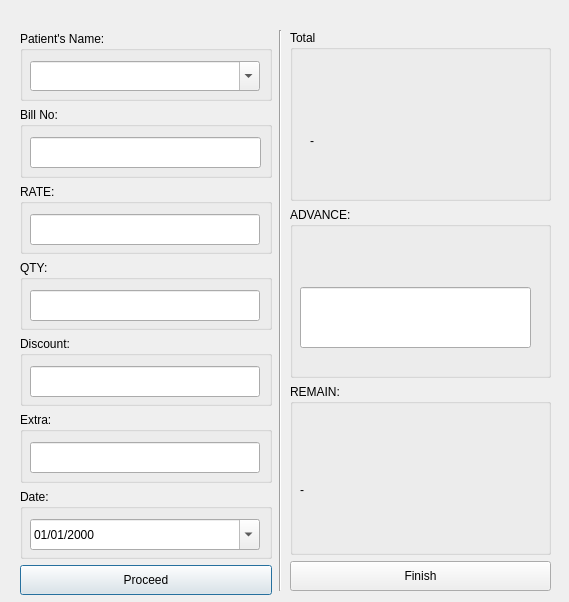
<?xml version="1.0" encoding="UTF-8"?>
<ui version="4.0">
 <class>add_bill_Dialog</class>
 <widget class="QDialog" name="add_bill_Dialog">
  <property name="geometry">
   <rect>
    <x>0</x>
    <y>0</y>
    <width>569</width>
    <height>602</height>
   </rect>
  </property>
  <property name="windowTitle">
   <string>New Bill:</string>
  </property>
  <widget class="Line" name="line">
   <property name="geometry">
    <rect>
     <x>270</x>
     <y>30</y>
     <width>20</width>
     <height>561</height>
    </rect>
   </property>
   <property name="orientation">
    <enum>Qt::Vertical</enum>
   </property>
  </widget>
  <widget class="QWidget" name="layoutWidget">
   <property name="geometry">
    <rect>
     <x>20</x>
     <y>31</y>
     <width>252</width>
     <height>564</height>
    </rect>
   </property>
   <layout class="QVBoxLayout" name="verticalLayout">
    <item>
     <widget class="QGroupBox" name="groupBox">
      <property name="minimumSize">
       <size>
        <width>250</width>
        <height>70</height>
       </size>
      </property>
      <property name="title">
       <string>Patient's Name:</string>
      </property>
      <widget class="QComboBox" name="comboBox">
       <property name="geometry">
        <rect>
         <x>10</x>
         <y>30</y>
         <width>230</width>
         <height>30</height>
        </rect>
       </property>
       <property name="minimumSize">
        <size>
         <width>230</width>
         <height>30</height>
        </size>
       </property>
       <property name="editable">
        <bool>true</bool>
       </property>
      </widget>
     </widget>
    </item>
    <item>
     <widget class="QGroupBox" name="groupBox_3">
      <property name="minimumSize">
       <size>
        <width>250</width>
        <height>70</height>
       </size>
      </property>
      <property name="title">
       <string>Bill No:</string>
      </property>
      <widget class="QLineEdit" name="lineEdit">
       <property name="geometry">
        <rect>
         <x>10</x>
         <y>30</y>
         <width>231</width>
         <height>31</height>
        </rect>
       </property>
       <property name="minimumSize">
        <size>
         <width>230</width>
         <height>30</height>
        </size>
       </property>
      </widget>
     </widget>
    </item>
    <item>
     <widget class="QGroupBox" name="groupBox_2">
      <property name="minimumSize">
       <size>
        <width>250</width>
        <height>70</height>
       </size>
      </property>
      <property name="title">
       <string>RATE:</string>
      </property>
      <widget class="QLineEdit" name="lineEdit_2">
       <property name="geometry">
        <rect>
         <x>10</x>
         <y>30</y>
         <width>230</width>
         <height>31</height>
        </rect>
       </property>
       <property name="minimumSize">
        <size>
         <width>230</width>
         <height>30</height>
        </size>
       </property>
      </widget>
     </widget>
    </item>
    <item>
     <widget class="QGroupBox" name="groupBox_4">
      <property name="minimumSize">
       <size>
        <width>250</width>
        <height>70</height>
       </size>
      </property>
      <property name="title">
       <string>QTY:</string>
      </property>
      <widget class="QLineEdit" name="lineEdit_3">
       <property name="geometry">
        <rect>
         <x>10</x>
         <y>30</y>
         <width>230</width>
         <height>31</height>
        </rect>
       </property>
       <property name="minimumSize">
        <size>
         <width>230</width>
         <height>30</height>
        </size>
       </property>
      </widget>
     </widget>
    </item>
    <item>
     <widget class="QGroupBox" name="groupBox_5">
      <property name="minimumSize">
       <size>
        <width>250</width>
        <height>70</height>
       </size>
      </property>
      <property name="title">
       <string>Discount:</string>
      </property>
      <widget class="QLineEdit" name="lineEdit_4">
       <property name="geometry">
        <rect>
         <x>10</x>
         <y>30</y>
         <width>230</width>
         <height>31</height>
        </rect>
       </property>
       <property name="minimumSize">
        <size>
         <width>230</width>
         <height>30</height>
        </size>
       </property>
      </widget>
     </widget>
    </item>
    <item>
     <widget class="QGroupBox" name="groupBox_6">
      <property name="minimumSize">
       <size>
        <width>250</width>
        <height>70</height>
       </size>
      </property>
      <property name="title">
       <string>Extra:</string>
      </property>
      <widget class="QLineEdit" name="lineEdit_5">
       <property name="geometry">
        <rect>
         <x>10</x>
         <y>30</y>
         <width>230</width>
         <height>31</height>
        </rect>
       </property>
       <property name="minimumSize">
        <size>
         <width>230</width>
         <height>30</height>
        </size>
       </property>
      </widget>
     </widget>
    </item>
    <item>
     <widget class="QGroupBox" name="groupBox_7">
      <property name="minimumSize">
       <size>
        <width>250</width>
        <height>70</height>
       </size>
      </property>
      <property name="title">
       <string>Date:</string>
      </property>
      <widget class="QDateEdit" name="dateEdit">
       <property name="geometry">
        <rect>
         <x>10</x>
         <y>30</y>
         <width>230</width>
         <height>31</height>
        </rect>
       </property>
       <property name="minimumSize">
        <size>
         <width>230</width>
         <height>30</height>
        </size>
       </property>
       <property name="displayFormat">
        <string>dd/MM/yyyy</string>
       </property>
       <property name="calendarPopup">
        <bool>true</bool>
       </property>
      </widget>
     </widget>
    </item>
    <item>
     <widget class="QPushButton" name="pushButton_2">
      <property name="minimumSize">
       <size>
        <width>230</width>
        <height>30</height>
       </size>
      </property>
      <property name="text">
       <string>Proceed</string>
      </property>
     </widget>
    </item>
   </layout>
  </widget>
  <widget class="QWidget" name="layoutWidget">
   <property name="geometry">
    <rect>
     <x>290</x>
     <y>30</y>
     <width>261</width>
     <height>561</height>
    </rect>
   </property>
   <layout class="QVBoxLayout" name="verticalLayout_3">
    <item>
     <widget class="QGroupBox" name="groupBox_8">
      <property name="minimumSize">
       <size>
        <width>250</width>
        <height>70</height>
       </size>
      </property>
      <property name="styleSheet">
       <string notr="true">font: 36pt &quot;MS Shell Dlg 2&quot;;</string>
      </property>
      <property name="title">
       <string>Total</string>
      </property>
      <widget class="QLabel" name="label_11">
       <property name="geometry">
        <rect>
         <x>20</x>
         <y>80</y>
         <width>230</width>
         <height>61</height>
        </rect>
       </property>
       <property name="minimumSize">
        <size>
         <width>230</width>
         <height>30</height>
        </size>
       </property>
       <property name="styleSheet">
        <string notr="true">font: 28pt &quot;MS Shell Dlg 2&quot;;</string>
       </property>
       <property name="text">
        <string>-</string>
       </property>
      </widget>
     </widget>
    </item>
    <item>
     <widget class="QGroupBox" name="groupBox_9">
      <property name="minimumSize">
       <size>
        <width>250</width>
        <height>70</height>
       </size>
      </property>
      <property name="styleSheet">
       <string notr="true">font: 36pt &quot;MS Shell Dlg 2&quot;;</string>
      </property>
      <property name="title">
       <string>ADVANCE:</string>
      </property>
      <widget class="QLineEdit" name="lineEdit_6">
       <property name="geometry">
        <rect>
         <x>10</x>
         <y>80</y>
         <width>231</width>
         <height>61</height>
        </rect>
       </property>
       <property name="minimumSize">
        <size>
         <width>230</width>
         <height>30</height>
        </size>
       </property>
      </widget>
     </widget>
    </item>
    <item>
     <widget class="QGroupBox" name="groupBox_10">
      <property name="minimumSize">
       <size>
        <width>250</width>
        <height>70</height>
       </size>
      </property>
      <property name="styleSheet">
       <string notr="true">font: 36pt &quot;MS Shell Dlg 2&quot;;</string>
      </property>
      <property name="title">
       <string>REMAIN:</string>
      </property>
      <widget class="QLabel" name="label_12">
       <property name="geometry">
        <rect>
         <x>10</x>
         <y>70</y>
         <width>231</width>
         <height>71</height>
        </rect>
       </property>
       <property name="minimumSize">
        <size>
         <width>230</width>
         <height>30</height>
        </size>
       </property>
       <property name="text">
        <string>-</string>
       </property>
      </widget>
     </widget>
    </item>
    <item>
     <widget class="QPushButton" name="pushButton">
      <property name="minimumSize">
       <size>
        <width>230</width>
        <height>30</height>
       </size>
      </property>
      <property name="text">
       <string>Finish</string>
      </property>
     </widget>
    </item>
   </layout>
  </widget>
 </widget>
 <resources/>
 <connections/>
</ui>
